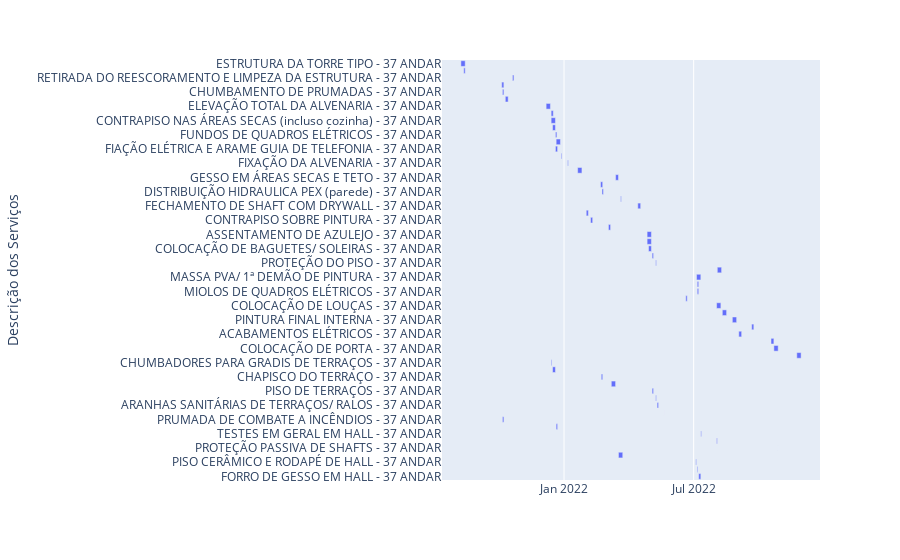

The notebook cell this image was saved under:
### Code cell
fig = px.timeline(lista_andares[31], x_start="Início.1", x_end="Fim.1", y="Descrição dos Serviços")
fig.update_yaxes(autorange="reversed") # otherwise tasks are listed from the bottom up
fig.show()

### Figure 1 — Plotly figure (JSON) as saved in the notebook; plotly's stock layout.template omitted (floating-point values rounded to 4 significant figures)
{"data": [{"alignmentgroup": "True", "base": ["2021-08-10T00:00:00", "2021-08-14T00:00:00", "2021-10-21T00:00:00", "2021-10-06T00:00:00", "2021-10-07T00:00:00", "2021-10-11T00:00:00", "2021-12-07T00:00:00", "2021-12-14T00:00:00", "2021-12-14T00:00:00", "2021-12-16T00:00:00", "2021-12-20T00:00:00", "2021-12-21T00:00:00", "2021-12-20T00:00:00", "2021-12-28T00:00:00", "2022-01-06T00:00:00", "2022-01-20T00:00:00", "2022-03-14T00:00:00", "2022-02-21T00:00:00", "2022-02-23T00:00:00", "2022-03-21T00:00:00", "2022-04-14T00:00:00", "2022-02-01T00:00:00", "2022-02-07T00:00:00", "2022-03-04T00:00:00", "2022-04-27T00:00:00", "2022-04-27T00:00:00", "2022-04-29T00:00:00", "2022-05-04T00:00:00", "2022-05-09T00:00:00", "2022-08-03T00:00:00", "2022-07-05T00:00:00", "2022-07-06T00:00:00", "2022-07-06T00:00:00", "2022-06-20T00:00:00", "2022-08-02T00:00:00", "2022-08-10T00:00:00", "2022-08-24T00:00:00", "2022-09-20T00:00:00", "2022-09-02T00:00:00", "2022-10-17T00:00:00", "2022-10-21T00:00:00", "2022-11-22T00:00:00", "2021-12-14T00:00:00", "2021-12-16T00:00:00", "2022-02-22T00:00:00", "2022-03-08T00:00:00", "2022-05-04T00:00:00", "2022-05-09T00:00:00", "2022-05-11T00:00:00", "2022-05-20T00:00:00", "2021-10-07T00:00:00", "2021-12-21T00:00:00", "2022-07-11T00:00:00", "2022-08-02T00:00:00", "2022-10-27T00:00:00", "2022-03-18T00:00:00", "2022-07-04T00:00:00", "2022-07-06T00:00:00", "2022-07-08T00:00:00"], "hovertemplate": "Início.1=%{base}<br>Fim.1=%{x}<br>Descrição dos Serviços=%{y}<extra></extra>", "legendgroup": "", "marker": {"color": "#636efa", "pattern": {"shape": ""}}, "name": "", "offsetgroup": "", "orientation": "h", "showlegend": false, "textposition": "auto", "type": "bar", "x": [518400000, 172800000, 172800000, 259200000, 172800000, 345600000, 518400000, 259200000, 518400000, 345600000, 172800000, 518400000, 259200000, 86400000, 86400000, 518400000, 345600000, 259200000, 172800000, 86400000, 345600000, 259200000, 259200000, 259200000, 518400000, 518400000, 345600000, 172800000, 86400000, 518400000, 518400000, 172800000, 172800000, 172800000, 518400000, 518400000, 518400000, 259200000, 345600000, 345600000, 518400000, 518400000, 86400000, 345600000, 172800000, 518400000, 172800000, 86400000, 172800000, 0, 172800000, 172800000, 86400000, 86400000, 0, 518400000, 86400000, 86400000, 259200000], "xaxis": "x", "y": ["ESTRUTURA DA TORRE TIPO - 37 ANDAR", "INSTALAÇÃO ELÉTRICA EMBUTIDA NA ESTRUTURA - 37 ANDAR", "RETIRADA DO REESCORAMENTO E LIMPEZA DA ESTRUTURA - 37 ANDAR", "PRUMADAS HIDRO-SANITÁRIAS - 37 ANDAR", "CHUMBAMENTO DE PRUMADAS - 37 ANDAR", "MARCAÇÃO TOTAL DA ALVENARIA - 37 ANDAR", "ELEVAÇÃO TOTAL DA ALVENARIA - 37 ANDAR", "CHUMBAMENTO DE CAIXAS ELÉTRICAS - 37 ANDAR", "CONTRAPISO NAS ÁREAS SECAS (incluso cozinha) - 37 ANDAR", "PONTOS E FAIXAS - ÁREAS ÚMIDAS - 37 ANDAR", "FUNDOS DE QUADROS ELÉTRICOS - 37 ANDAR", "DISTRIBUIÇÃO HIDRÁULICA EM PAREDES - 37 ANDAR", "FIAÇÃO ELÉTRICA E ARAME GUIA DE TELEFONIA - 37 ANDAR", "FIAÇÃO DE TELEFONIA - 37 ANDAR", "FIXAÇÃO DA ALVENARIA - 37 ANDAR", "EMBOÇO ÁREAS FRIAS - 37 ANDAR", "GESSO EM ÁREAS SECAS E TETO - 37 ANDAR", "ESTRUTURA PARA DRYWALL EM SHAFTS - 37 ANDAR", "DISTRIBUIÇÃO HIDRAULICA PEX (parede) - 37 ANDAR", "TESTES EM TUBULAÇÕES DE PAREDES - 37 ANDAR", "FECHAMENTO DE SHAFT COM DRYWALL - 37 ANDAR", "PINTURA POLIMÉRICA E TESTES - 37 ANDAR", "CONTRAPISO SOBRE PINTURA - 37 ANDAR", "EMBOÇO EXTERNO - 37 ANDAR", "ASSENTAMENTO DE AZULEJO - 37 ANDAR", "PISO CERÂMICO - 37 ANDAR", "COLOCAÇÃO DE BAGUETES/ SOLEIRAS - 37 ANDAR", "REJUNTAMENTO DE PISO E PAREDE - 37 ANDAR", "PROTEÇÃO DO PISO - 37 ANDAR", "BANCAS DE PEDRA COM REJUNTAMENTO - 37 ANDAR", "MASSA PVA/ 1ª DEMÃO DE PINTURA - 37 ANDAR", "MIOLOS ELÉTRICOS - 37 ANDAR", "MIOLOS DE QUADROS ELÉTRICOS - 37 ANDAR", "TESTES DE INSTALAÇÕES ELÉTRICAS - 37 ANDAR", "COLOCAÇÃO DE LOUÇAS - 37 ANDAR", "PINTURA DE PORTAS DE MADEIRA - 37 ANDAR", "PINTURA FINAL INTERNA - 37 ANDAR", "COLOCAÇÃO DE METAIS - 37 ANDAR", "ACABAMENTOS ELÉTRICOS - 37 ANDAR", "LIMPEZA FINAL - 37 ANDAR", "COLOCAÇÃO DE PORTA - 37 ANDAR", "CHECK LIST - 37 ANDAR", "CHUMBADORES PARA GRADIS DE TERRAÇOS - 37 ANDAR", "GRADIL DE TERRAÇOS - 37 ANDAR", "CHAPISCO DO TERRAÇO - 37 ANDAR", "EMBOÇO DO TERRAÇO - 37 ANDAR", "PISO DE TERRAÇOS - 37 ANDAR", "REJUNTAMENTO/ PROTEÇÃO DE PISO - 37 ANDAR", "ARANHAS SANITÁRIAS DE TERRAÇOS/ RALOS - 37 ANDAR", "MONTAGEM DE BUSWAY - 37 ANDAR", "PRUMADA DE COMBATE A INCÊNDIOS - 37 ANDAR", "CONTRAPISO EM HALL DE SERVIÇO - 37 ANDAR", "TESTES EM GERAL EM HALL - 37 ANDAR", "PINTURA FINAL EM HALL - 37 ANDAR", "PROTEÇÃO PASSIVA DE SHAFTS - 37 ANDAR", "REVESTIMENTO DE GESSO EM HALL DE SERVIÇO - 37 ANDAR", "PISO CERÂMICO E RODAPÉ DE HALL - 37 ANDAR", "REJUNTAMENTO/ PROTEÇÃO DE PISO DE HALL - 37 ANDAR", "FORRO DE GESSO EM HALL - 37 ANDAR"], "yaxis": "y"}], "layout": {"barmode": "overlay", "legend": {"tracegroupgap": 0}, "margin": {"t": 60}, "xaxis": {"anchor": "y", "domain": [0, 1], "type": "date"}, "yaxis": {"anchor": "x", "autorange": "reversed", "domain": [0, 1], "title": {"text": "Descrição dos Serviços"}}}}
